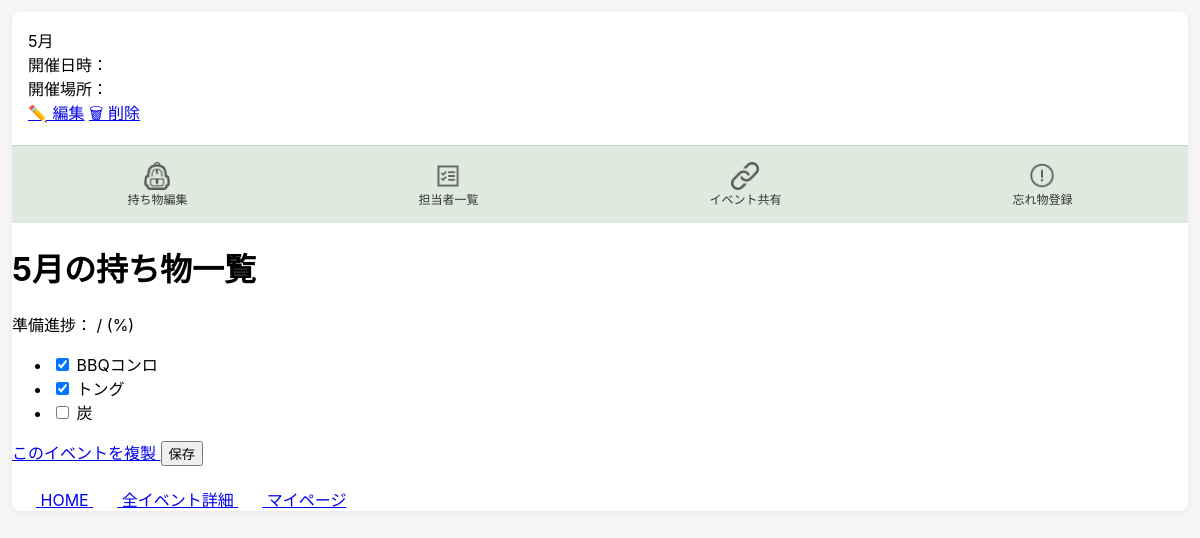
Screenshot of /events/35/items/ (signed in) with the database file from the repository.
### bbq_app/models.py (models this page shows, shortened)
class Event(models.Model):
    user = models.ForeignKey(settings.AUTH_USER_MODEL, on_delete=models.CASCADE, related_name="events")
    name = models.CharField("イベント名", max_length=30)
    held_at = models.DateTimeField("開催日時", null=True, blank=True)
    location = models.CharField("開催場所", max_length=50, blank=True)
    created_at = models.DateTimeField("作成日時", auto_now_add=True)
    updated_at = models.DateTimeField("更新日時", auto_now=True)

class EventItem(models.Model):
    event = models.ForeignKey(Event, on_delete=models.CASCADE, related_name="event_items")
    bbq_item = models.ForeignKey(BbqItem, on_delete=models.CASCADE, related_name="event_items")
    is_selected = models.BooleanField(default=False)
    assignee = models.ForeignKey(
        "Participant",
        null=True,
        blank=True,
        on_delete=models.SET_NULL,
        related_name="assigned_items"
    )
    is_ready = models.BooleanField(default=False)
    created_at = models.DateTimeField(auto_now_add=True)
    updated_at = models.DateTimeField(auto_now=True)
    class Meta:
        constraints = [
            models.UniqueConstraint(
                fields=["event", "bbq_item"],
                name="unique_event_bbq_item"
            )
        ]

class BbqItem(models.Model):
    class Category(models.IntegerChoices):
        FIRE = 1, "火起こし・調理グッズ"
        PLACE = 2, "会場設営"
        FOOD = 3, "食材・飲み物"
        CONVENIENCE = 4, "便利グッズ"
        OTHER = 5, "その他"
    user = models.ForeignKey(settings.AUTH_USER_MODEL, null=True, blank=True, on_delete=models.CASCADE, related_name="bbq_items")
    name = models.CharField("持ち物名", max_length=50)
    category = models.IntegerField(choices=Category.choices)
    created_at = models.DateTimeField(auto_now_add=True)
    updated_at = models.DateTimeField(auto_now=True)

### bbq_app/views.py (the view)
# urls.py: path("events/<int:event_id>/items/", views.item_edit, name="item_edit"),
@login_required
def item_edit(request, event_id):
    event = get_object_or_404(Event, id=event_id, user=request.user)
    items = (
        EventItem.objects.filter(event=event).select_related("bbq_item").order_by("bbq_item__category", "bbq_item__name"))
    if request.method == "POST":
        selected_ids = set(request.POST.getlist("selected_items"))
        for event_item in items:
            event_item.is_selected = str(event_item.id) in selected_ids
        EventItem.objects.bulk_update(items, ["is_selected"])
        return redirect("item_edit", event_id=event.id)
    context = {
        "event": event,
        "items": items,
    }
    return render(request, "bbq_app/item_edit.html", context)

### bbq_app/templates/bbq_app/item_edit.html (shortened to what this page needs)
{% extends "bbq_app/base.html" %}
{% block header %}
    {% include "bbq_app/partials/event_header.html" %}
{% endblock %}
{% block content %}
<h1>{{ event.name }}の持ち物一覧</h1>
<p>
    準備進捗：{{ selected_count }} / {{ total_count }}
        ({{ progress_percent }}%)
</p>
<form method="POST">
<ul>
    {% for item in items %}
        <li>
            <label>
                <input type="checkbox"
                       name="selected_items"
                       value="{{ item.id }}"
                       {% if item.is_selected %}checked{% endif %}>
                {{ item.bbq_item.name }}
            </label>
        </li>
    {% endfor %}
</ul>
<a href="{% url 'event_duplicate' event.id %}">
    このイベントを複製
</a>
<button type="submit">保存</button>
</form>
{% endblock %}
{% block footer %}
{% include "bbq_app/partials/footer_nav.html" %}
{% endblock %}

### bbq_app/templates/bbq_app/partials/event_header.html
{% load static %}
{% if event %}
<div class="event-header">
  <div class="event_header__top">
    <div>
      <div class="event-header__title">{{ event.name }}</div>
      <div class="event-header__meta">
        開催日時：{{ event.held_at|date:"Y年m月d日 H:i" }}<br>
        開催場所：{{ event.location }}
      </div>
    </div>
    <div class="event-header__actions">
      <a href="{% url 'event_edit' event.id %}">✏️ 編集</a>
      <a href="{% url 'event_delete' event.id %}">🗑 削除</a>
    </div>
  </div>
  <div class="event-header__nav">
    <a href="{% url 'item_edit' event.id %}"
      class="{% if request.resolver_match.url_name == 'item_edit' %}"active{% endif %}">
      <img src="{% static 'bbq_app/images/item_edit.png' %}" width="28" alt="持ち物">
      <span>持ち物編集</span>
    </a>
    <a href="{% url 'event_participants' event.id %}"
      class="{% if request.resolver_match.url_name == 'event_participants' %}"active{% endif %}">
      <img src="{% static 'bbq_app/images/event_participants.png' %}" width="28" alt="担当者">
      <span>担当者一覧</span>
     <a href="#"
      class="{% if request.resolver_match.url_name == 'event_share' %}"active{% endif %}">
      <img src="{% static 'bbq_app/images/event_share.png' %}" width="28" alt="共有">
      <span>イベント共有</span>
       <a href="#"
      class="{% if request.resolver_match.url_name == 'forgot_item' %}"active{% endif %}">
      <img src="{% static 'bbq_app/images/forgot_item.png' %}" width="28" alt="忘物">
      <span>忘れ物登録</span>
    </a>
</div>
{% endif %}

### bbq_app/static/bbq_app/css/style.css (style rules this page uses)
body { margin:0 ; background: #f5f5f5; font-family: -apple-system, BlinkMacSystemFont, "Helvetica Neue", sanserif; }
.event-header__nav { display: flex; justify-content: space-around; background: #dfeadf; padding: 10px 0; border-top: 1px solid #c7d9c7; }
.event-header__nav a { display: flex; flex-direction: column; align-items: center; text-decoration: none; font-size: 12px; color: #333; padding: 6px 10px; border-radius: 6px; transition: 0.2s; }
.event-header { background: white; border-radius: 8px; margin: 12px; overflow: hidden; box-shadow: 0 2px 6px rgba(0,0,0,0.05); }
.event_header__top { padding: 16px; }

### rows the page displays
Event: name "5月"
EventItem: is_selected "☑", bbq_item.name "BBQコンロ"
EventItem: is_selected "☑", bbq_item.name "トング"
EventItem: bbq_item.name "炭"
